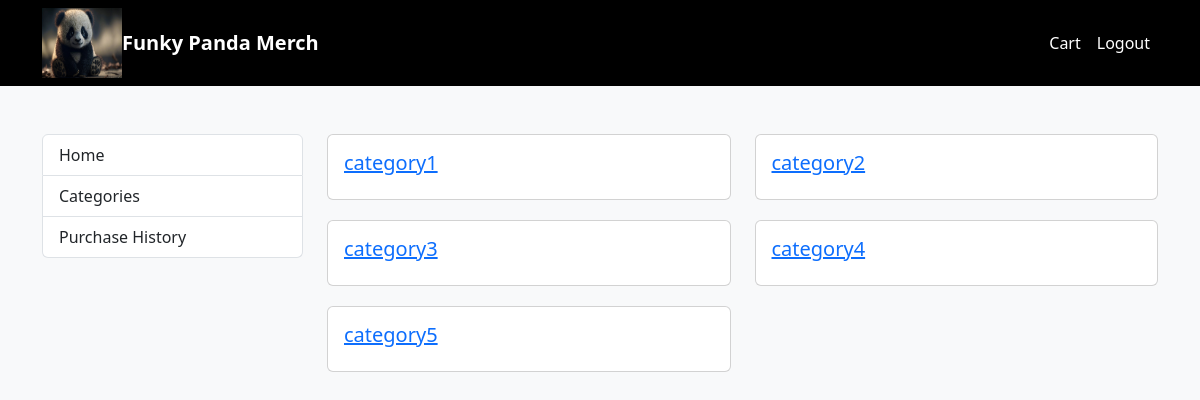
The app's page /categories.php, older data.
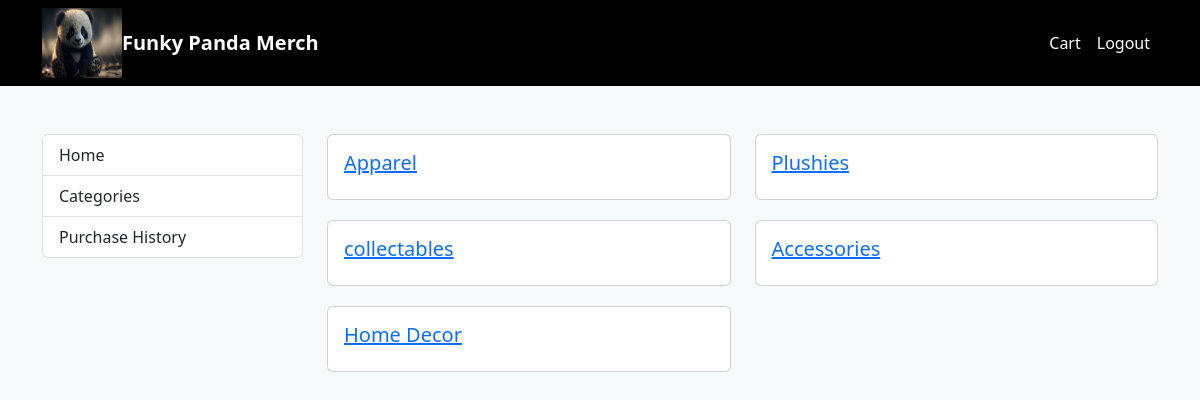
The same page, newer data.
### tables this page shows
CREATE TABLE `category` (
  `category_id` int(11) NOT NULL,
  `category_name` varchar(100) DEFAULT NULL
);

### categories.php (the view, shortened to what this page needs)
<?php
include 'db_connect.php';
$sql = "SELECT * FROM category";
$result = $conn->query($sql);
$categories = [];
if ($result->num_rows > 0) {
    while ($row = $result->fetch_assoc()) {
        $categories[] = $row;
    }
}
?>
<!DOCTYPE html>
<html lang="en">
<head>
    <link href="https://cdn.jsdelivr.net/npm/bootstrap@5.3.0-alpha1/dist/css/bootstrap.min.css" rel="stylesheet">
</head>
<body>
<nav class="navbar navbar-expand-lg navbar-dark">
        <div class="container">
        <img src="res/applogoblack.jpeg" alt="panda logo" width="80" height="70">
            <a class="navbar-brand" href="welcome.php">Funky Panda Merch</a>
            <div class="collapse navbar-collapse" id="navbarNav">
                <ul class="navbar-nav ms-auto">
                    <li class="nav-item">
                        <a class="nav-link" href="cart.php">Cart</a>
                    </li>
                    <li class="nav-item">
                        <a class="nav-link" href="?logout=true">Logout</a>
                    </li>
                </ul>
            </div>
        </div>
    </nav>
<br><br>
    <div class="container">
        <div class="row">
            <div class="col-md-3">
                <ul class="list-group">
                    <li class="list-group-item"><a href="#" class="nav-link active">Home</a></li>
                    <li class="list-group-item"><a href="#" class="nav-link">Categories</a></li>
                    <li class="list-group-item"><a href="#" class="nav-link">Purchase History</a></li>
                </ul>
            </div>
            <div class="col-md-9">
                <div class="row">
                    <?php foreach ($categories as $category) : ?>
                        <div class="col-md-6">
                            <div class="card">
                                <div class="card-body">
                                    <h5 class="card-title"><a href="productsDisplay.php?category_id=<?php echo $category['category_id']; ?>"><?php echo $category['category_name']; ?></a></h5>
                                </div>
                            </div>
                        </div>
                    <?php endforeach; ?>
                </div>
            </div>
        </div>
    </div>
</body>
</html>

### categories.php (style rules this page uses)
body { background-color: #f8f9fa; color: #212529; }
.navbar { background-color: #000000; }
.navbar-brand { color: #ffffff !important; font-weight: bold; }
.navbar-nav .nav-link { color: #ffffff !important; }
.card { margin-bottom: 20px; }

Row changes from the older to the newer data that the page shows:
changed category: category_name "category1" → "Apparel"
changed category: category_name "category2" → "Plushies"
changed category: category_name "category3" → "collectables"
changed category: category_name "category4" → "Accessories"
changed category: category_name "category5" → "Home Decor"
